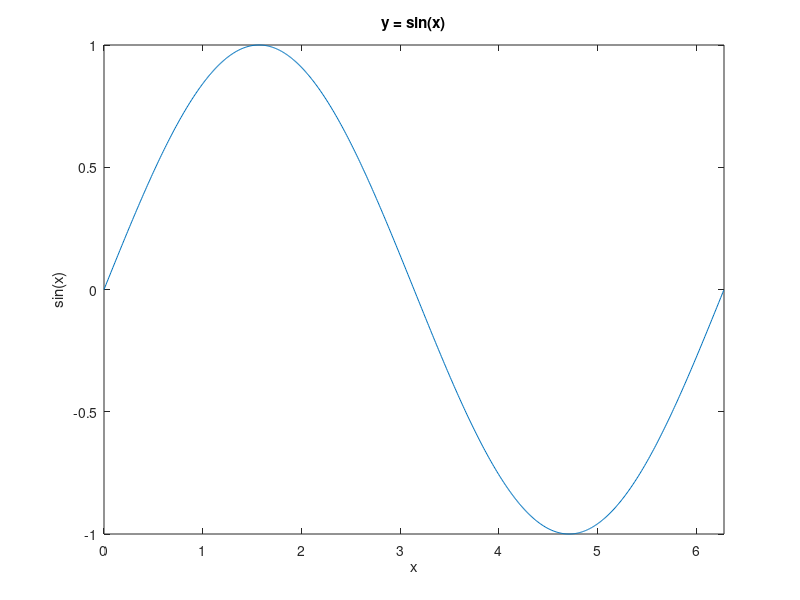

The MATLAB script that drew this image:
clear all % 清除ws所有变量
clc % 清除cmd所有命令
%% 也是注释 

str = 'matlab'

len = length(str)

abs('a') % as 97

A = [1,2,3;4,5,6;7,8,10]
A = A' % 转置
% A = A(:) % 列输出
A = inv(A) %求逆

A * inv(A)

A = zeros(5,5,3)

A(:,:,1)

%% 数组
clear all
clc

c = cell(1,6)
c{1} = eye(3) % 赋值

c{2} = magic(4)

%% 结构体(字典)
clear all
clc

l = {'li','chen'}
key = 'name'
s = struct(key,{l})

s.name{1}

%% 矩阵操作
clear all
clc

A = [1,2,3,4,5,6] % 1*6 矩阵
B = 1 : 3 : 9 %从1开始步进2到9
C = repmat(B,3,2)
D = ones(2,4)
E = [4,5,6,7;4,5,7,7]
F = D / E % D * inv(E)
G = D ./ E % 对应项相除

clear all
clc

A = magic(5)
A(2,3)
A(3,:)

[m,n] = find(A >= 20)

A = [4,1,2,3,5,6,8,7]
[m,n] = find(A > 5)


%% 控制 

clear all
clc

n = 0
for i = 1 : 1 :4
    n = n + i
end    

n = 0
i = 4
while i > 0
    n = n + i
    i = i-1
end


n = 1

if n == 0
    n = 10
else
    n = 20
end 

n = 1
switch n
    case 1
        n = n * 10
    case 2 
        n = n * 20
    otherwise
        n = 0 
end

%% 绘图

clear all
clc

x = 0:0.01:2*pi
y = sin(x) 

figure % 1.新建一个幕布
plot(x,y) % 2.绘制xy点
title('y = sin(x)') % 标题
xlabel('x') % x轴
ylabel('sin(x)') % y轴
xlim([0,2*pi]) % 限制x范围 0 - 2pi


